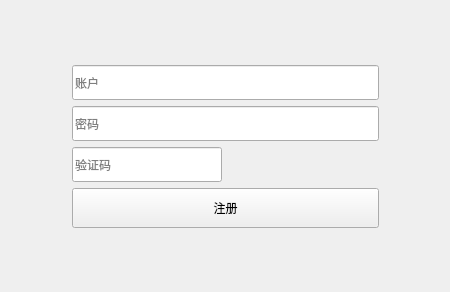
<?xml version="1.0" encoding="UTF-8"?>
<ui version="4.0">
 <class>RegisterUi</class>
 <widget class="QWidget" name="RegisterUi">
  <property name="geometry">
   <rect>
    <x>0</x>
    <y>0</y>
    <width>450</width>
    <height>292</height>
   </rect>
  </property>
  <property name="minimumSize">
   <size>
    <width>0</width>
    <height>0</height>
   </size>
  </property>
  <property name="maximumSize">
   <size>
    <width>16777215</width>
    <height>16777215</height>
   </size>
  </property>
  <property name="windowTitle">
   <string>Form</string>
  </property>
  <property name="styleSheet">
   <string notr="true">#RegisterUi
{
	border-image:url(picture/login.jpg);
}</string>
  </property>
  <layout class="QGridLayout" name="gridLayout">
   <item row="0" column="1">
    <spacer name="verticalSpacer">
     <property name="orientation">
      <enum>Qt::Vertical</enum>
     </property>
     <property name="sizeHint" stdset="0">
      <size>
       <width>20</width>
       <height>40</height>
      </size>
     </property>
    </spacer>
   </item>
   <item row="1" column="2">
    <spacer name="horizontalSpacer_2">
     <property name="orientation">
      <enum>Qt::Horizontal</enum>
     </property>
     <property name="sizeHint" stdset="0">
      <size>
       <width>40</width>
       <height>20</height>
      </size>
     </property>
    </spacer>
   </item>
   <item row="1" column="1">
    <layout class="QVBoxLayout" name="verticalLayout_2">
     <item>
      <layout class="QVBoxLayout" name="verticalLayout">
       <item>
        <widget class="QLineEdit" name="edit_account">
         <property name="minimumSize">
          <size>
           <width>307</width>
           <height>35</height>
          </size>
         </property>
         <property name="maximumSize">
          <size>
           <width>307</width>
           <height>16777215</height>
          </size>
         </property>
         <property name="placeholderText">
          <string>账户</string>
         </property>
        </widget>
       </item>
       <item>
        <widget class="QLineEdit" name="edit_password">
         <property name="minimumSize">
          <size>
           <width>307</width>
           <height>35</height>
          </size>
         </property>
         <property name="maximumSize">
          <size>
           <width>307</width>
           <height>16777215</height>
          </size>
         </property>
         <property name="placeholderText">
          <string>密码</string>
         </property>
        </widget>
       </item>
       <item>
        <layout class="QHBoxLayout" name="horizontalLayout">
         <property name="spacing">
          <number>7</number>
         </property>
         <item>
          <widget class="QLineEdit" name="edit_code">
           <property name="minimumSize">
            <size>
             <width>150</width>
             <height>35</height>
            </size>
           </property>
           <property name="maximumSize">
            <size>
             <width>150</width>
             <height>16777215</height>
            </size>
           </property>
           <property name="placeholderText">
            <string>验证码</string>
           </property>
          </widget>
         </item>
         <item>
          <widget class="QPushButton" name="btn_code">
           <property name="maximumSize">
            <size>
             <width>150</width>
             <height>35</height>
            </size>
           </property>
           <property name="styleSheet">
            <string notr="true">border:0px;</string>
           </property>
           <property name="text">
            <string/>
           </property>
          </widget>
         </item>
        </layout>
       </item>
      </layout>
     </item>
     <item>
      <widget class="QPushButton" name="btn_register">
       <property name="minimumSize">
        <size>
         <width>100</width>
         <height>40</height>
        </size>
       </property>
       <property name="text">
        <string>注册</string>
       </property>
      </widget>
     </item>
    </layout>
   </item>
   <item row="1" column="0">
    <spacer name="horizontalSpacer">
     <property name="orientation">
      <enum>Qt::Horizontal</enum>
     </property>
     <property name="sizeHint" stdset="0">
      <size>
       <width>40</width>
       <height>20</height>
      </size>
     </property>
    </spacer>
   </item>
   <item row="2" column="1">
    <spacer name="verticalSpacer_2">
     <property name="orientation">
      <enum>Qt::Vertical</enum>
     </property>
     <property name="sizeHint" stdset="0">
      <size>
       <width>20</width>
       <height>40</height>
      </size>
     </property>
    </spacer>
   </item>
  </layout>
 </widget>
 <resources/>
 <connections/>
</ui>
